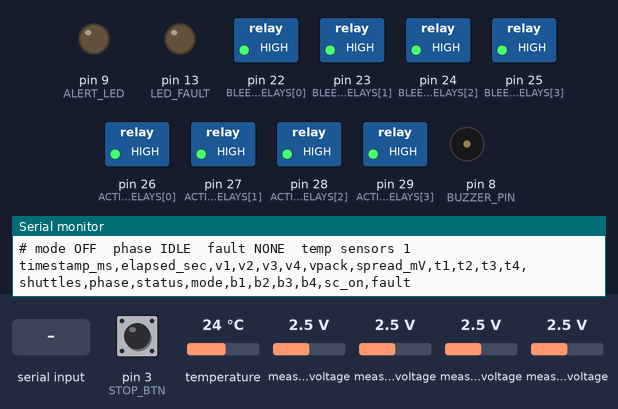
This sketch was run on a simulated Arduino Mega 2560, built for the host (arithmetic inside an expression is 32-bit, double 64-bit). Parts: switched loads named in the sketch (green lamp = pin HIGH), output pins drawn as LEDs (lit = HIGH), buzzer (waves = sounding, pin HIGH), the last lines printed to the serial monitor. The inputs (shaded band) are chosen by the test bench; at power-on: pin 3 (STOP_BTN) HIGH, measured voltage 2.5 V, temperature 24 °C.

Above: at 1.2 s.
1.3 s: pin 3 (STOP_BTN) pulled LOW for 0.15 s
At 1.3 s:
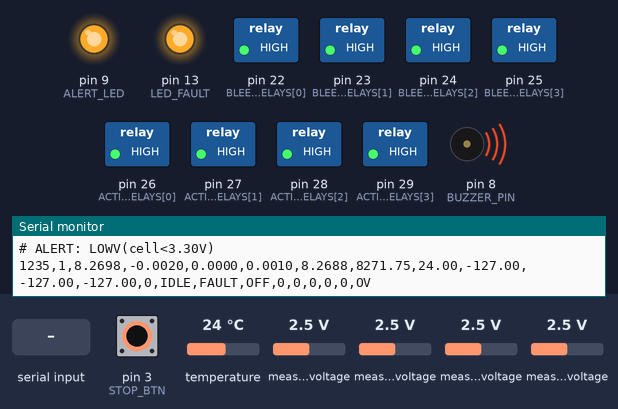
3.7 s: measured voltage (sensor 200) set to 0.1 V
5.7 s: "p\n" received over Serial
Timing chart, 0 to 8.7 s (numbered marks = the images above; inputs shaded):
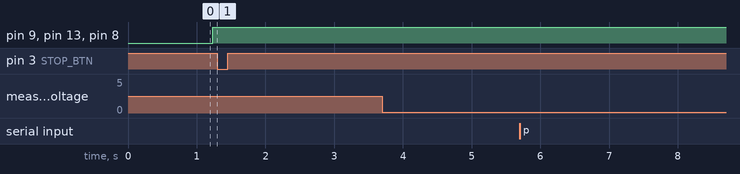

The sketch:

bms_combined.ino
```cpp
// bms_combined.ino - 4S BMS: monitor, passive balancing or active balancing, chosen over serial.
//
// Hardware (hardware/arduino/HARDWARE_SPEC.md):
//   Arduino Mega 2560, ADS1115 (I2C 0x48), 4 x DS18B20 on pin 2
//   Passive: 4 relays on pins 22-25 (active-LOW), 47 ohm bleed resistor per cell
//   Active : 4 SPDT relays on pins 26-29 (active-LOW), 3 x 470 uF flying capacitors + 4.7 ohm
//
// Serial commands at 115200 baud (send with newline; upper or lower case):
//   p / passive   start passive balancing
//   a / active    start active balancing
//   o / off       monitor only, all balancing outputs off
//   s / stop      emergency stop (latched like a fault)
//   r / reset     clear a latched fault or stop once readings are back in range
//   h / ?         print help and current state
//
// One CSV row per second. Lines starting with '#' are messages, not data.
// Columns:
//   timestamp_ms,elapsed_sec,v1,v2,v3,v4,vpack,spread_mV,t1,t2,t3,t4,shuttles,phase,status,mode,b1,b2,b3,b4,sc_on,fault
//   phase  : IDLE (nothing to do / off), RUN (balancing), REST (outputs off, letting voltages settle)
//   status : OK, WARN, FAULT
//   mode   : OFF, PASSIVE, ACTIVE
//   b1..b4 : 1 when that cell's bleed relay was on during the second before the row
//   sc_on  : 1 when the active relays were shuttling during that second
//   fault  : NONE, OV, UV, OT, TSENSOR, STOP
// A failed or missing temperature reading is logged as -127.
//
// Indicators (all optional extras use otherwise unused pins):
//   D13 LED   : solid = FAULT/STOP latched, blinking = alert (WARN), off = OK
//   D9  LED   : alert light, on for any alert or fault (connect LED + 330 ohm to GND)
//   D8 buzzer : continuous = FAULT/STOP, short chirp every 5 s = low-voltage alert
//   D3 button : manual stop, push-button to GND (internal pull-up; unconnected = inactive)
// Alerts (status WARN, a "# ALERT ..." line is printed when they start and clear):
//   LOWV  a cell below 3.30 V (any mode; balancing is blocked)
//   TEMP  a sensor above 45 C (balancing pauses)
//   JUMP  a rested reading moved more than 30 mV in one step (loose sense wire?)
//   PAIR  active mode refused: neighbouring cells more than 300 mV apart
//
// Every row describes the second that just ended: the outputs shown were applied while it was measured.

#include <Wire.h>
#include <Adafruit_ADS1X15.h>
#include <OneWire.h>
#include <DallasTemperature.h>

// ============================================================================ pins
const uint8_t ONEWIRE_PIN = 2;
const uint8_t BUZZER_PIN  = 8;
const uint8_t LED_FAULT   = 13;
const uint8_t ALERT_LED   = 9;    // external alert light (optional)
const uint8_t STOP_BTN    = 3;    // manual stop button to GND (optional)
const uint8_t BLEED_RELAYS[4]  = {22, 23, 24, 25};
const uint8_t ACTIVE_RELAYS[4] = {26, 27, 28, 29};
const uint8_t RELAY_ON  = LOW;    // relay boards are active-LOW
const uint8_t RELAY_OFF = HIGH;

// ============================================================================ measurement
const float   DIV   = 4.0;        // divider (33k + 11k) / 11k = 4.0; fine-tune per channel with gain[]/offs[]
// per-channel calibration against a multimeter (hardware/calibration/, 17 Nov 2026):
// errors before calibration -36 / +33 / -48 / +45 mV, after +-1 mV
float gain[4] = {1.0094, 0.9915, 1.0126, 0.9884};
float offs[4] = {0.001, -0.002, 0.000, 0.001};   // V
const uint8_t N_AVG = 4;          // ADC samples averaged per reading

// ============================================================================ protection
const float V_FAULT_HIGH = 4.35;
const float V_FAULT_LOW  = 2.80;
const float T_WARN       = 45.0;  // balancing pauses above this
const float T_FAULT      = 55.0;
const float V_BAL_MIN    = 3.30;  // no balancing when any cell is below this
const float V_LOW_ALERT  = 3.30;  // low-voltage alert threshold (all modes)
const uint8_t T_FAIL_LIMIT = 2;   // consecutive failed temperature reads before a fault

// ============================================================================ balancing
const float DV_ON_MV       = 15.0;   // start when the difference is above this
const float DV_OFF_MV      = 10.0;   // stop when it is at or below this
const float DV_PAIR_MAX_MV = 300.0;  // active: refuse to shuttle a pair this far apart
const float JUMP_WARN_MV   = 30.0;   // rested reading moved this much in one step -> WARN (loose wire?)

const uint8_t PASSIVE_RUN_S  = 10;   // spec: 10 s bleed, 5 s rest
const uint8_t PASSIVE_REST_S = 5;
const uint8_t ACTIVE_RUN_S   = 30;
const uint8_t ACTIVE_REST_S  = 5;
const uint8_t SETTLE_S       = 3;    // outputs off this long before a reading counts as rested
const uint16_t RELAY_PHASE_MS = 500; // active relay position time (one shuttle = 2 positions)
const uint32_t LOG_PERIOD_MS  = 1000;

// ============================================================================ state
enum Mode  : uint8_t { M_OFF, M_PASSIVE, M_ACTIVE };
enum Phase : uint8_t { P_IDLE, P_RUN, P_REST };
const char* const MODE_STR[]  = {"OFF", "PASSIVE", "ACTIVE"};
const char* const PHASE_STR[] = {"IDLE", "RUN", "REST"};

Adafruit_ADS1115 ads;
OneWire ow(ONEWIRE_PIN);
DallasTemperature ds(&ow);
DeviceAddress tAddr[4];
uint8_t tCount = 0;
uint8_t tFailCount = 0;

Mode  mode  = M_OFF;
Phase phase = P_IDLE;
uint8_t phaseSec = 0;
uint8_t quietSec = 0;

bool sel[4]     = {false, false, false, false};  // passive: cells chosen at the last rested decision
bool bleedOut[4] = {false, false, false, false}; // passive: relays actually on
bool scSel      = false;                         // active: chosen at the last rested decision
bool scRunning  = false;                         // active: relays actually shuttling
bool relayB     = false;                         // active relay position (false = NC, true = NO)
uint32_t lastFlip = 0;
uint32_t shuttles = 0;

bool faultLatched = false;
const char* faultCode = "NONE";
bool conditionsOk = true;

bool  havePrev = false;
float vPrev[4];

uint32_t startMs = 0;
uint32_t nextTick = 0;

// alert bits
const uint8_t A_LOWV = 1, A_TEMP = 2, A_JUMP = 4, A_PAIR = 8;
uint8_t  alerts = 0, prevAlerts = 0;
bool     blinkState = false;
uint32_t buzzerOffAt = 0;
uint8_t  chirpTimer = 0;
uint32_t stopLowSince = 0;

char cmdBuf[24];
uint8_t cmdLen = 0;

// ============================================================================ outputs
void applyBleed() {
  for (uint8_t i = 0; i < 4; i++)
    digitalWrite(BLEED_RELAYS[i], (bleedOut[i] && !faultLatched) ? RELAY_ON : RELAY_OFF);
}

// De-energised (NC): capacitors across cells 1-3. Energised (NO): across cells 2-4.
// SPDT relays have no open position, so "off" leaves the capacitors parked across cells 1-3.
void setActiveRelays(bool energised) {
  for (uint8_t i = 0; i < 4; i++)
    digitalWrite(ACTIVE_RELAYS[i], energised ? RELAY_ON : RELAY_OFF);
}

void scStart() {
  relayB = false;
  setActiveRelays(false);
  lastFlip = millis();
  scRunning = true;
}

void scStop() {
  scRunning = false;
  relayB = false;
  setActiveRelays(false);
}

void outputsOff() {
  for (uint8_t i = 0; i < 4; i++) bleedOut[i] = false;
  applyBleed();
  scStop();
}

void clearSelection() {
  for (uint8_t i = 0; i < 4; i++) sel[i] = false;
  scSel = false;
}

// Called as often as possible from loop(): flips the active relays every RELAY_PHASE_MS.
void serviceRelays() {
  if (!scRunning) return;
  uint32_t now = millis();
  if (now - lastFlip >= RELAY_PHASE_MS) {
    lastFlip = now;
    relayB = !relayB;
    setActiveRelays(relayB);
    if (!relayB) shuttles++;     // a full shuttle = NC -> NO -> NC
  }
}

// ============================================================================ measurement
void readCells(float v[4]) {
  float acc[4] = {0, 0, 0, 0};
  for (uint8_t n = 0; n < N_AVG; n++) {
    acc[0] +=  ads.computeVolts(ads.readADC_SingleEnded(0));
    acc[1] += -ads.computeVolts(ads.readADC_Differential_0_1());
    acc[2] += -ads.computeVolts(ads.readADC_Differential_1_3());
    acc[3] +=  ads.computeVolts(ads.readADC_Differential_2_3());
    serviceRelays();             // keep relay timing while the ADC is busy
  }
  for (uint8_t i = 0; i < 4; i++) v[i] = gain[i] * (acc[i] / N_AVG * DIV) + offs[i];
}

// Non-blocking: reads the conversion started on the previous tick, then starts the next one.
bool readTemps(float t[4]) {
  bool fail = false;
  for (uint8_t i = 0; i < 4; i++) {
    t[i] = -127.0;
    if (i < tCount) {
      float x = ds.getTempC(tAddr[i]);
      if (x == DEVICE_DISCONNECTED_C || x == 85.0) fail = true;
      else t[i] = x;
    }
    serviceRelays();
  }
  ds.requestTemperatures();
  return fail;
}

// ============================================================================ faults and modes
void tripFault(const char* code) {
  faultLatched = true;
  faultCode = code;
  outputsOff();
  clearSelection();
  mode = M_OFF;
  phase = P_IDLE;
  phaseSec = 0;
  digitalWrite(LED_FAULT, HIGH);
  digitalWrite(ALERT_LED, HIGH);
  digitalWrite(BUZZER_PIN, HIGH);
  buzzerOffAt = 0;
  Serial.print(F("# FAULT "));
  Serial.print(code);
  Serial.println(F(": all balancing off. Fix the cause then send r"));
}

void setMode(Mode m) {
  if (faultLatched) {
    Serial.print(F("# refused: fault latched ("));
    Serial.print(faultCode);
    Serial.println(F("). Send r first"));
    return;
  }
  outputsOff();
  clearSelection();
  mode = m;
  phase = (m == M_OFF) ? P_IDLE : P_REST;   // always start with a rest so the first decision is clean
  phaseSec = 0;
  Serial.print(F("# mode -> "));
  Serial.println(MODE_STR[m]);
}

void printHelp() {
  Serial.println(F("# commands: p=passive  a=active  o=off  s=stop  r=reset  h=help  (stop button on D3)"));
  Serial.print(F("# mode "));       Serial.print(MODE_STR[mode]);
  Serial.print(F("  phase "));      Serial.print(PHASE_STR[phase]);
  Serial.print(F("  fault "));      Serial.print(faultLatched ? faultCode : "NONE");
  Serial.print(F("  temp sensors ")); Serial.println(tCount);
}

void handleCommand(char* c) {
  for (char* p = c; *p; p++) *p = tolower(*p);
  if (!strcmp(c, "p") || !strcmp(c, "passive")) setMode(M_PASSIVE);
  else if (!strcmp(c, "a") || !strcmp(c, "active")) setMode(M_ACTIVE);
  else if (!strcmp(c, "o") || !strcmp(c, "off") || !strcmp(c, "m") || !strcmp(c, "monitor")) setMode(M_OFF);
  else if (!strcmp(c, "s") || !strcmp(c, "stop")) tripFault("STOP");
  else if (!strcmp(c, "r") || !strcmp(c, "reset")) {
    if (!faultLatched) Serial.println(F("# nothing to reset"));
    else if (!conditionsOk) Serial.println(F("# reset refused: readings still out of range"));
    else {
      faultLatched = false;
      faultCode = "NONE";
      digitalWrite(BUZZER_PIN, LOW);
      digitalWrite(LED_FAULT, LOW);
      digitalWrite(ALERT_LED, LOW);
      Serial.println(F("# fault cleared, mode OFF. Send p or a to start"));
    }
  }
  else if (!strcmp(c, "h") || !strcmp(c, "?") || !strcmp(c, "help")) printHelp();
  else if (c[0]) { Serial.print(F("# unknown command: ")); Serial.println(c); }
}

void handleSerial() {
  while (Serial.available()) {
    char ch = Serial.read();
    if (ch == '\n' || ch == '\r') {
      cmdBuf[cmdLen] = 0;
      if (cmdLen) handleCommand(cmdBuf);
      cmdLen = 0;
    } else if (cmdLen < sizeof(cmdBuf) - 1) {
      cmdBuf[cmdLen++] = ch;
    }
  }
}

// ============================================================================ control
// Uses a rested reading. Returns true when there is balancing work to do.
bool decide(const float v[4], float vmin, float spread, float tmax, bool &warn) {
  if (tmax > T_WARN || vmin < V_BAL_MIN) { warn = true; clearSelection(); return false; }

  if (mode == M_PASSIVE) {
    bool any = false;
    for (uint8_t i = 0; i < 4; i++) {
      float d = (v[i] - vmin) * 1000.0;
      if (d > DV_ON_MV) sel[i] = true;
      else if (d <= DV_OFF_MV) sel[i] = false;
      any |= sel[i];
    }
    return any;
  }

  for (uint8_t k = 0; k < 3; k++) {
    if (fabs(v[k] - v[k + 1]) * 1000.0 > DV_PAIR_MAX_MV) { warn = true; alerts |= A_PAIR; scSel = false; return false; }
  }
  if (spread > DV_ON_MV) scSel = true;
  else if (spread <= DV_OFF_MV) scSel = false;
  return scSel;
}

void startRun() {
  phase = P_RUN;
  phaseSec = 0;
  if (mode == M_PASSIVE) {
    for (uint8_t i = 0; i < 4; i++) bleedOut[i] = sel[i];
    applyBleed();
  } else {
    scStart();
  }
}

bool control(const float v[4], float vmin, float spread, float tmax, bool rested) {
  bool warn = false;
  if (mode == M_OFF) { phase = P_IDLE; return false; }

  uint8_t runLen  = (mode == M_PASSIVE) ? PASSIVE_RUN_S  : ACTIVE_RUN_S;
  uint8_t restLen = (mode == M_PASSIVE) ? PASSIVE_REST_S : ACTIVE_REST_S;

  switch (phase) {
    case P_RUN:
      if (tmax > T_WARN || vmin < V_BAL_MIN) {          // stop early, do not wait for the cycle
        warn = true;
        outputsOff();
        phase = P_REST; phaseSec = 0;
      } else if (++phaseSec >= runLen) {
        outputsOff();
        phase = P_REST; phaseSec = 0;
      }
      break;
    case P_REST:
      if (++phaseSec >= restLen) {
        phaseSec = 0;
        if (rested && decide(v, vmin, spread, tmax, warn)) startRun();
        else phase = P_IDLE;
      }
      break;
    case P_IDLE:
      if (rested && decide(v, vmin, spread, tmax, warn)) startRun();
      break;
  }
  return warn;
}

// ============================================================================ indicators
void updateIndicators(bool warn) {
  if (faultLatched) {                       // solid lights, continuous buzzer
    digitalWrite(LED_FAULT, HIGH);
    digitalWrite(ALERT_LED, HIGH);
    digitalWrite(BUZZER_PIN, HIGH);
    return;
  }
  blinkState = warn ? !blinkState : false;  // fault LED blinks on alerts
  digitalWrite(LED_FAULT, blinkState ? HIGH : LOW);
  digitalWrite(ALERT_LED, warn ? HIGH : LOW);
  if (alerts & A_LOWV) {                    // low-voltage alert: 100 ms chirp every 5 s
    if (chirpTimer == 0) {
      digitalWrite(BUZZER_PIN, HIGH);
      buzzerOffAt = millis() + 100;
    }
    chirpTimer = (chirpTimer + 1) % 5;
  } else {
    chirpTimer = 0;
    if (!buzzerOffAt) digitalWrite(BUZZER_PIN, LOW);
  }
}

void reportAlerts() {
  if (alerts == prevAlerts) return;
  if (alerts == 0) {
    Serial.println(F("# ALERT cleared"));
  } else {
    Serial.print(F("# ALERT:"));
    if (alerts & A_LOWV) Serial.print(F(" LOWV(cell<3.30V)"));
    if (alerts & A_TEMP) Serial.print(F(" TEMP(>45C)"));
    if (alerts & A_JUMP) Serial.print(F(" JUMP(>30mV, check wiring)"));
    if (alerts & A_PAIR) Serial.print(F(" PAIR(>300mV, active refused)"));
    Serial.println();
  }
  prevAlerts = alerts;
}

// ============================================================================ one row per second
void tick() {
  // what was applied during the second that just ended
  Mode  modeLog  = mode;
  Phase phaseLog = phase;
  bool  bLog[4];
  bool  anyOut = scRunning;
  for (uint8_t i = 0; i < 4; i++) { bLog[i] = bleedOut[i]; anyOut |= bleedOut[i]; }
  bool scLog = scRunning;
  if (anyOut) quietSec = 0; else if (quietSec < 255) quietSec++;
  bool rested = quietSec >= SETTLE_S;

  float v[4];
  readCells(v);
  float pack = 0, vmin = 99.0, vmax = -99.0;
  for (uint8_t i = 0; i < 4; i++) {
    pack += v[i];
    if (v[i] < vmin) vmin = v[i];
    if (v[i] > vmax) vmax = v[i];
  }
  float spread = (vmax - vmin) * 1000.0;

  float t[4];
  bool tFail = readTemps(t);
  tFailCount = tFail ? (tFailCount < 255 ? tFailCount + 1 : 255) : 0;
  float tmax = -100.0;
  for (uint8_t i = 0; i < 4; i++) if (t[i] > tmax) tmax = t[i];

  alerts = 0;
  if (rested) {
    if (havePrev)
      for (uint8_t i = 0; i < 4; i++)
        if (fabs(v[i] - vPrev[i]) * 1000.0 > JUMP_WARN_MV) alerts |= A_JUMP;
    for (uint8_t i = 0; i < 4; i++) vPrev[i] = v[i];
    havePrev = true;
  }
  if (tmax > T_WARN)     alerts |= A_TEMP;
  if (vmin < V_LOW_ALERT) alerts |= A_LOWV;
  bool warn = (alerts != 0);

  const char* f = NULL;
  if (vmax > V_FAULT_HIGH)              f = "OV";
  else if (vmin < V_FAULT_LOW)          f = "UV";
  else if (tmax > T_FAULT)              f = "OT";
  else if (tFailCount >= T_FAIL_LIMIT)  f = "TSENSOR";
  conditionsOk = (f == NULL);
  if (f && !faultLatched) tripFault(f);

  if (!faultLatched) warn |= control(v, vmin, spread, tmax, rested);

  if (warn && !alerts) alerts |= A_PAIR;   // control() only warns without a flag for a refused pair
  updateIndicators(warn);
  reportAlerts();
  const char* status = faultLatched ? "FAULT" : (warn ? "WARN" : "OK");

  uint32_t now = millis();
  Serial.print(now);
  Serial.print(','); Serial.print((now - startMs) / 1000);
  for (uint8_t i = 0; i < 4; i++) { Serial.print(','); Serial.print(v[i], 4); }
  Serial.print(','); Serial.print(pack, 4);
  Serial.print(','); Serial.print(spread, 2);
  for (uint8_t i = 0; i < 4; i++) { Serial.print(','); Serial.print(t[i], 2); }
  Serial.print(','); Serial.print(shuttles);
  Serial.print(','); Serial.print(PHASE_STR[phaseLog]);
  Serial.print(','); Serial.print(status);
  Serial.print(','); Serial.print(MODE_STR[modeLog]);
  for (uint8_t i = 0; i < 4; i++) { Serial.print(','); Serial.print(bLog[i] ? 1 : 0); }
  Serial.print(','); Serial.print(scLog ? 1 : 0);
  Serial.print(','); Serial.println(faultLatched ? faultCode : "NONE");
}

// ============================================================================ setup / loop
void setup() {
  Serial.begin(115200);

  pinMode(BUZZER_PIN, OUTPUT);
  pinMode(LED_FAULT, OUTPUT);
  pinMode(ALERT_LED, OUTPUT);
  pinMode(STOP_BTN, INPUT_PULLUP);
  digitalWrite(BUZZER_PIN, LOW);
  digitalWrite(LED_FAULT, LOW);
  digitalWrite(ALERT_LED, LOW);
  for (uint8_t i = 0; i < 4; i++) {
    digitalWrite(BLEED_RELAYS[i], RELAY_OFF);  pinMode(BLEED_RELAYS[i], OUTPUT);
    digitalWrite(ACTIVE_RELAYS[i], RELAY_OFF); pinMode(ACTIVE_RELAYS[i], OUTPUT);
  }

  if (!ads.begin()) {
    Serial.println(F("# ERROR: ADS1115 not found"));
    while (1) { digitalWrite(LED_FAULT, !digitalRead(LED_FAULT)); delay(200); }
  }
  ads.setGain(GAIN_TWO);   // +/- 2.048 V, matches the earlier logs

  ds.begin();
  tCount = ds.getDeviceCount();
  if (tCount > 4) tCount = 4;
  for (uint8_t i = 0; i < tCount; i++) ds.getAddress(tAddr[i], i);
  ds.setResolution(12);
  ds.setWaitForConversion(false);   // non-blocking: result is collected on the next tick
  ds.requestTemperatures();
  if (tCount < 4) {
    Serial.print(F("# WARNING: temperature sensors found: "));
    Serial.println(tCount);
  }

  Serial.println(F("# BMS combined firmware. Starts in OFF (monitor only)."));
  printHelp();
  Serial.println(F("timestamp_ms,elapsed_sec,v1,v2,v3,v4,vpack,spread_mV,t1,t2,t3,t4,shuttles,phase,status,mode,b1,b2,b3,b4,sc_on,fault"));

  startMs = millis();
  nextTick = startMs + LOG_PERIOD_MS;
}

void loop() {
  handleSerial();
  serviceRelays();

  // manual stop button (active LOW, 50 ms debounce)
  if (digitalRead(STOP_BTN) == LOW) {
    if (stopLowSince == 0) stopLowSince = millis() | 1;
    else if (millis() - stopLowSince >= 50 && !(faultLatched && !strcmp(faultCode, "STOP"))) {
      if (faultLatched) { faultCode = "STOP"; Serial.println(F("# STOP button pressed")); }
      else tripFault("STOP");
    }
  } else {
    stopLowSince = 0;
  }

  // end of a low-voltage chirp
  if (buzzerOffAt && (int32_t)(millis() - buzzerOffAt) >= 0) {
    if (!faultLatched) digitalWrite(BUZZER_PIN, LOW);
    buzzerOffAt = 0;
  }
  uint32_t now = millis();
  if ((int32_t)(now - nextTick) >= 0) {
    nextTick += LOG_PERIOD_MS;
    if ((int32_t)(now - nextTick) >= 0) nextTick = now + LOG_PERIOD_MS;  // fell behind: resync
    tick();
  }
}
```
